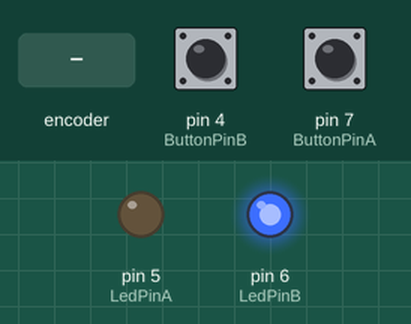
Bench run of a sketch on a simulated Arduino Uno, built with avr-gcc and run on an emulated ATmega328P. On the bench: output pins drawn as LEDs (lit = HIGH). The inputs (shaded band) are chosen by the test bench; at power-on: pin 4 (ButtonPinB) LOW, pin 7 (ButtonPinA) LOW.

Above: at 1.2 s.
1.3 s: rotary encoder on pin 7 (ButtonPinA) / pin 4 (ButtonPinB) turned 3 steps (first pin leading)
Timing chart, 0 to 4.3 s (numbered marks = the images above; inputs shaded):
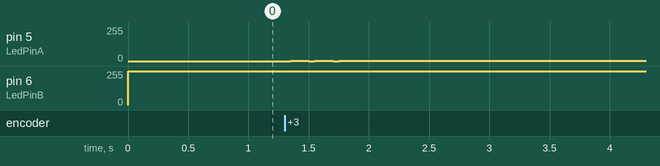

The sketch:

swiatloCUP.ino
```cpp
// G connect to GND
// + connect to 5V
// L connect pin 6(1st module) & 5(2nd module)
// S connect pin 7(1st module) & 4(2nd module)
int LedPinA = 5;
int LedPinB = 6;
int ButtonPinA = 7;
int ButtonPinB = 4;
int buttonStateA = 0;
int buttonStateB = 0;
int brightness = 0;
void setup ()
{
  pinMode (LedPinA, OUTPUT);
  pinMode (LedPinB, OUTPUT);
  pinMode (ButtonPinA, INPUT);
  pinMode (ButtonPinB, INPUT);
}
void loop ()
{
  buttonStateA = digitalRead (ButtonPinA);
  if (buttonStateA == HIGH && brightness != 255)
  {
    brightness += 1;
  }
  buttonStateB = digitalRead (ButtonPinB);
  if (buttonStateB == HIGH && brightness != 0)
  {
    brightness -= 1;
  }
  analogWrite (LedPinA, brightness); // A few Guan Yuan (ii) ?
  analogWrite (LedPinB, 255 - brightness);// B Yuan (ii) a few Bang ?
  delay (25);
}
```

Measured:
- after the input at 1.3 s, pin 5 (LedPinA): 0/255 → 1/255 after 0.05 s; pin 6 (LedPinB): 255/255 → 254/255 after 0.05 s
